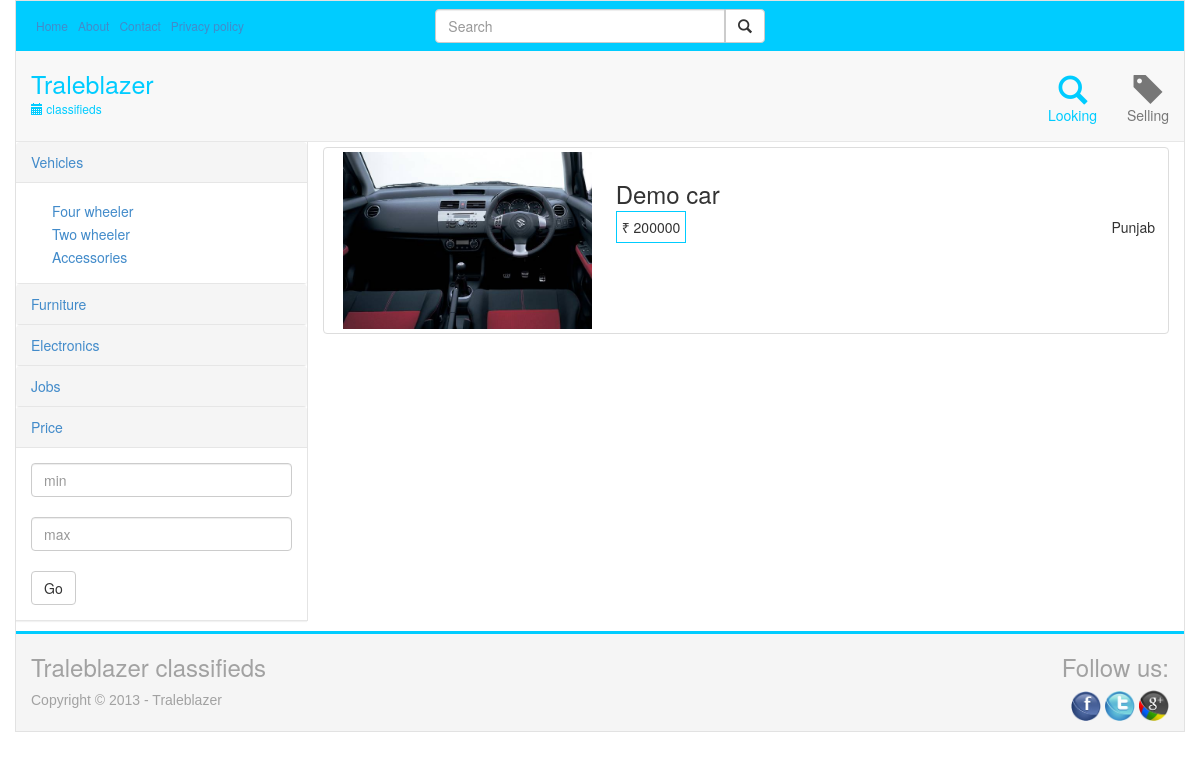
Screenshot of /?r=vehicle with the database file from the repository.
### tables this page shows
CREATE TABLE IF NOT EXISTS `ads` (
  `ad_title` varchar(50) NOT NULL,
  `photos` varchar(100) NOT NULL,
  `description` varchar(150) DEFAULT NULL,
  `price` bigint(11) DEFAULT NULL,
  `cusname` varchar(15) NOT NULL,
  `phone` bigint(11) NOT NULL,
  `email` varchar(50) NOT NULL,
  `location` varchar(20) NOT NULL,
  `id` bigint(11) NOT NULL AUTO_INCREMENT,
  `class` varchar(13) NOT NULL,
  PRIMARY KEY (`id`)
);

### queries.php (the view, shortened to what this page needs)
<?php
	function test($class,$min,$max)
	{	$con=mysqli_connect("localhost","root","","test");
		if (isset($_GET['pn'])) {
			$pn = preg_replace('#[^0-9]#i', '', $_GET['pn']);
		} else {
			$pn = 1;
		}
		$itemsPerPage = 12;
		$limit = 'LIMIT ' .($pn - 1) * $itemsPerPage .',' .$itemsPerPage;
		$result=Null;
		if($class==Null&&$min==null&&$max==null){
			$result = mysqli_query($con,"SELECT * FROM ads $limit");
		}
		else if($class!=Null&&$min==null&&$max==null)
		{
			$result = mysqli_query($con,"SELECT * FROM ads WHERE class = '$class' $limit");
		}
		if($result!=""){
		while($row = mysqli_fetch_array($result))
		{
		$title = $row['ad_title'];
		$pic = $row['photos'];
		$price = $row['price'];
		$id = $row['id'];
		$loc=$row['location'];
		$arry=explode(',',$pic,3);
		echo '<div class="post thumbnail row-fluid">
				<a href="singlepost.php?q='.$id.'">
					<div class="col-sm-4">
						<img src="upload/'.$arry[1].'" alt="product" class="img-responsive">
					</div>
					<div class="caption col-sm-8">
						<h3>'.$title.'</h3>
						<span class="price"> &#8377; '.$price.'</span>
						<span class="postloc">'.$loc.'</span>
					</div>
				</a>
			</div>';
		}
		}
		else{
			echo "You are looking for something that isn't here!";
		}
	}
?>

### css/style.css (style rules this page uses)
.row-fluid:before, .row-fluid:after { content: " "; display: table; }
.row-fluid:after { clear: both; }
.post { margin-top:5px; }
.post a { text-decoration:none }
span.price { border:1px solid #00ccff;padding:5px; }
span.postloc { float:right; }

### rows the page displays
ads: ad_title "Demo car", price "200000", location "Punjab"
